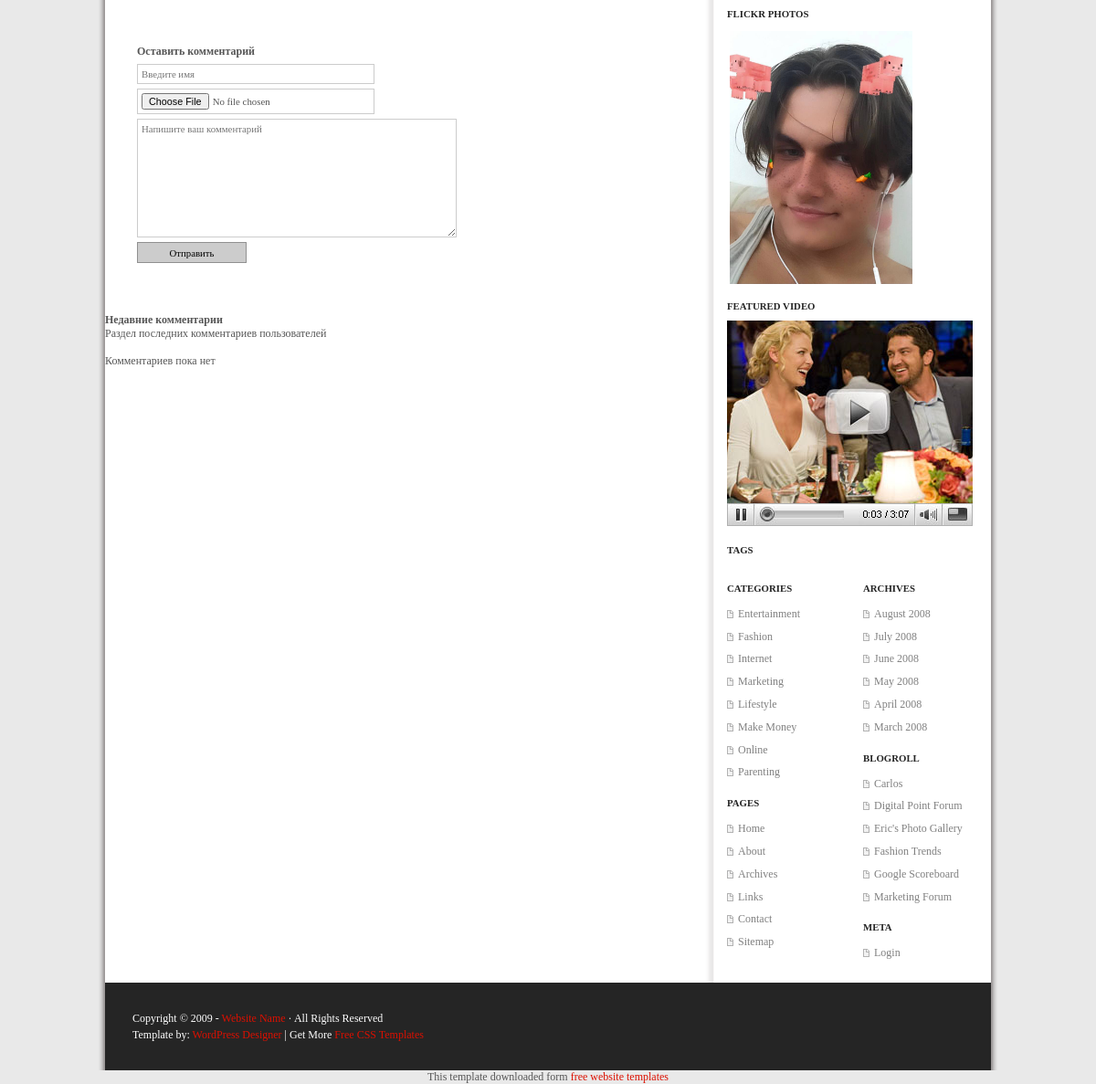
Page /page/5 (lower part) on the earlier database version.
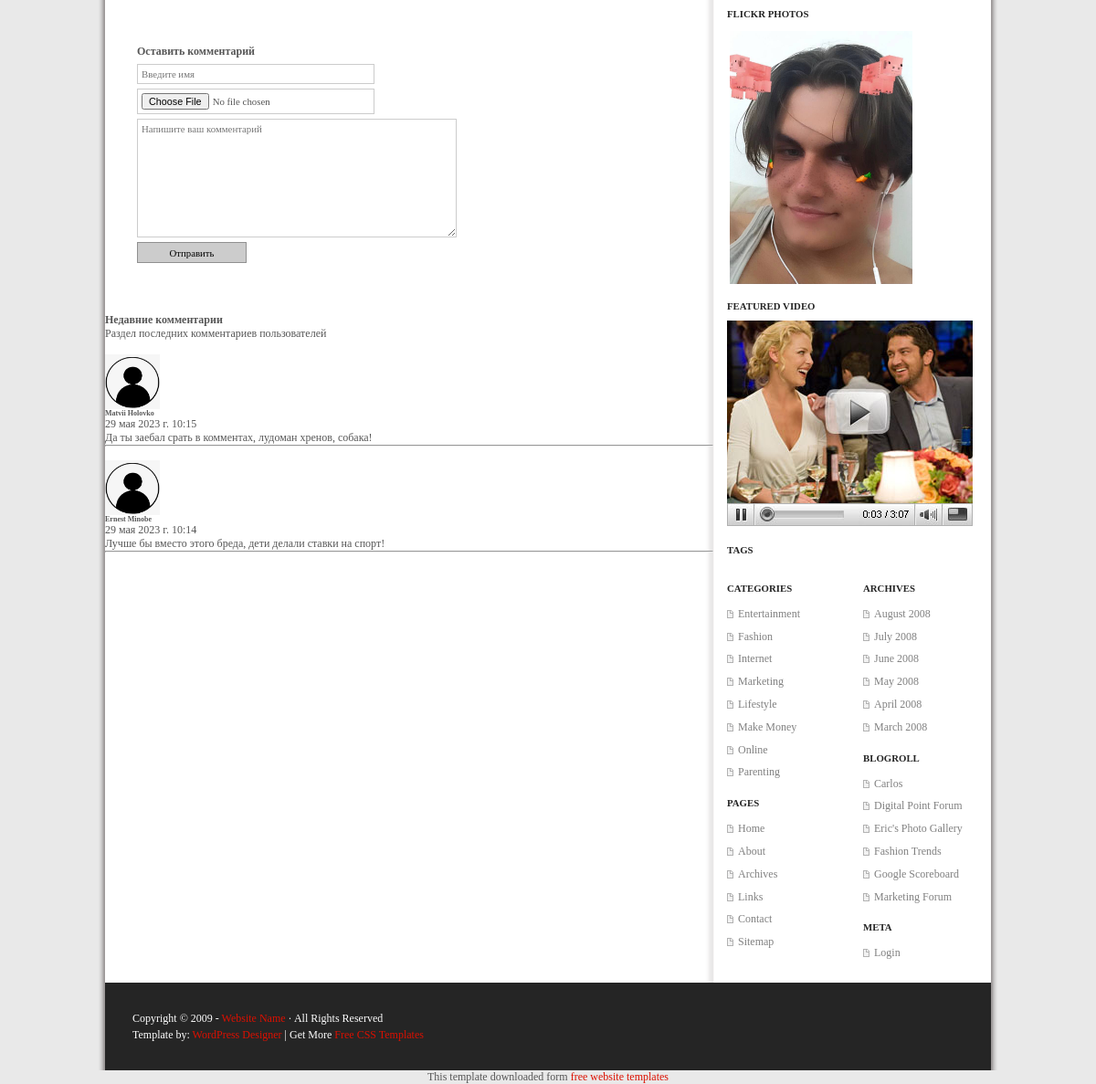
Same page on the later database version.
### blog/models.py (models this page shows, shortened)
class Comment(models.Model):
    post = models.ForeignKey(Post, related_name='comments', on_delete=models.CASCADE)
    name = models.CharField(max_length=100)
    body = models.TextField()
    created_date = models.DateTimeField(auto_now_add=True)
    image = models.ImageField(upload_to='avatar/%Y/%m/%d/', default="avatar/2023/05/29/115-1150821_default-avatar-comments-sign-in-icon.png")
    class Meta:
        verbose_name = 'Комментарий'
        verbose_name_plural = 'Комментарии'
        ordering = ['-created_date']

### blog/views.py (the view)
# urls.py: path('page/<int:id>', page),
def page(request, id):
    post_page = Post.objects.get(id=id)
    form = CommentForm()
    if request.method == 'POST':
        form = CommentForm(data=request.POST)
        data = form.save(commit=False)
        data.post = post_page
        data.save()
    return render(request, 'page.html', {"post_page": post_page, 'form': form})

### blog/forms.py
class CommentForm(forms.ModelForm):
    class Meta:
        model = Comment
        fields = ['name', 'image', 'body',]
        widgets = {
            'name': forms.TextInput(attrs={'class': 'form-control', 'placeholder': 'Введите имя'}),
            'body': forms.Textarea(attrs={'class': 'form-control', 'placeholder': 'Напишите ваш комментарий'})
        }

### blog/models.py (called while the page is built)
    def __str__(self):
        return f'{self.title}'

### blog/templates/page.html (shortened to what this page needs)
{% extends 'base.html' %}
{% load static %}
{% block content %}
  <div id="content">
    <div class="single">
    </div>
    <div id="comments">
      <div id="respond">
        <form method="post" id="commentform">
          <p><strong>Оставить комментарий</strong></p>
          <p>
            {{ form.name }}
          </p>
                  <p>
           {{ form.image }}
          </p>
          <p>
            {{ form.body }}
          </p>
          <p>
            <button name="submit" type="submit" id="submit">Отправить</button>
          </p>
        </form>
      </div>
    </div>
    <br>
    <br>
{% if post_page.comments.all %}
<h4 class="mb-0">Недавние комментарии</h4>
<p class="fw-light mb-4 pb-2">Раздел последних комментариев пользователей</p>
{% for i in post_page.comments.all %}
<section>
  <div class="container my-5 py-5">
    <div class="row d-flex justify-content-center">
      <div class="col-md-12 col-lg-10">
        <div class="card text-dark">
          <div class="card-body p-4">
            <br>
          <div class="card-body p-4">
            <div class="d-flex flex-start">
              <img class="rounded-circle shadow-1-strong me-3"
                src="{{ i.image.url }}" alt="avatar" width="60"
                height="60" />
              <div>
                <h6 class="fw-bold mb-1">{{ i.name }}</h6>
                <div class="d-flex align-items-center mb-3">
                  <p class="mb-0">
                    {{ i.created_date }}
                  </p>
                </div>
                <p class="mb-0">
                  {{ i.body }}
                </p>
              </div>
            </div>
          </div>
            <hr class="my-0" />
        </div>
      </div>
    </div>
  </div>
  </div>
</section>
{% endfor %}
    {% else %}
<h4 class="mb-0">Недавние комментарии</h4>
<p class="fw-light mb-4 pb-2">Раздел последних комментариев пользователей</p>
    <br>
    <p> Комментариев пока нет </p>
{% endif %}
  </div>
  <div id="sidebar">
    <div class="wrapper">
      <h2>Flickr Photos</h2>
      <div class="flickr"> <a href="https://www.instagram.com/matviigolovko/" target="_blank"><img src="{% static 'images/2023-05-28 22.44.12.jpg' %}" alt="" width="200"/></a></div>
      <h2>Featured Video</h2>
      <div class="video"> <img src="images/_video.jpg" alt="" /> </div>
      <h2>Tags</h2>
      <div class="tags"> </div>
      <div class="l sbar">
        <h2>Categories</h2>
        <ul>
          <li><a href="http://all-free-download.com/free-website-templates/">Entertainment</a></li>
          <li><a href="http://all-free-download.com/free-website-templates/">Fashion</a></li>
          <li><a href="http://all-free-download.com/free-website-templates/">Internet</a></li>
          <li><a href="http://all-free-download.com/free-website-templates/">Marketing</a></li>
          <li><a href="http://all-free-download.com/free-website-templates/">Lifestyle</a></li>
          <li><a href="http://all-free-download.com/free-website-templates/">Make Money</a></li>
          <li><a href="http://all-free-download.com/free-website-templates/">Online</a></li>
          <li><a href="http://all-free-download.com/free-website-templates/">Parenting</a></li>
        </ul>
        <h2>Pages</h2>
        <ul>
          <li><a href="http://all-free-download.com/free-website-templates/">Home</a></li>
          <li><a href="http://all-free-download.com/free-website-templates/">About</a></li>
          <li><a href="http://all-free-download.com/free-website-templates/">Archives</a></li>
          <li><a href="http://all-free-download.com/free-website-templates/">Links</a></li>
          <li><a href="http://all-free-download.com/free-website-templates/">Contact</a></li>
          <li><a href="http://all-free-download.com/free-website-templates/">Sitemap</a></li>
        </ul>
      </div>
      <div class="r sbar">
        <h2>Archives</h2>
        <ul>
          <li><a href="http://all-free-download.com/free-website-templates/">August 2008</a></li>
          <li><a href="http://all-free-download.com/free-website-templates/">July 2008</a></li>
          <li><a href="http://all-free-download.com/free-website-templates/">June 2008</a></li>
          <li><a href="http://all-free-download.com/free-website-templates/">May 2008</a></li>
          <li><a href="http://all-free-download.com/free-website-templates/">April 2008</a></li>
          <li><a href="http://all-free-download.com/free-website-templates/">March 2008</a></li>
        </ul>
        <h2>Blogroll</h2>
        <ul>
          <li><a href="http://all-free-download.com/free-website-templates/">Carlos</a></li>
          <li><a href="http://all-free-download.com/free-website-templates/">Digital Point Forum</a></li>
          <li><a href="http://all-free-download.com/free-website-templates/">Eric's Photo Gallery</a></li>
          <li><a href="http://all-free-download.com/free-website-templates/">Fashion Trends</a></li>
          <li><a href="http://all-free-download.com/free-website-templates/">Google Scoreboard</a></li>
          <li><a href="http://all-free-download.com/free-website-templates/">Marketing Forum</a></li>
        </ul>
        <h2>Meta</h2>
        <ul>
          <li><a href="http://all-free-download.com/free-website-templates/">Login</a></li>
        </ul>
      </div>
    </div>
  </div>
{% endblock %}

### blog/templates/base.html (shortened to what this page needs)
{% load static %}
<html xmlns="http://www.w3.org/1999/xhtml">
<head>
<link rel="stylesheet" type="text/css" href="{% static 'style.css' %}" />
</head>
<body>
<div id="wrapper">
{% block content %}
{% endblock %}
  <div id="footer">
    <p>Copyright &copy; 2009 - <a href="http://all-free-download.com/free-website-templates/">Website Name</a> &middot; All Rights Reserved</p>
    <p>Template by: <a href="http://www.wpthemedesigner.com/">WordPress Designer</a> | Get More <a href="http://all-free-download.com/free-website-templates/">Free CSS Templates</a></p>
  </div>
</div>
<div align=center>This template  downloaded form <a href='http://all-free-download.com/free-website-templates/'>free website templates</a></div></body>
</html>

### static/style.css (style rules this page uses)
* { margin: 0; padding: 0; }
body { text-align: center; font: 12px Verdana; color: #565656; background-color: #e9e9e9; }
a { color: #dc1000; text-decoration: none; }
img { border: 0; }
#wrapper { width: 970px; background: url(images/background.gif) repeat-y 0 0; margin: auto auto; text-align: left; padding: 0 7px; }
#content { width: 666px; float: left; }
#sidebar { width: 304px; float: right; padding-bottom: 20px; }
#sidebar .wrapper { padding: 0 15px; }
#sidebar h2 { color: #252525; font-size: 0.9em; text-transform: uppercase; margin: 15px 0 10px; }
#sidebar ul { list-style-type: none; }
#sidebar ul li { border-bottom: 1px dotted #DADADA; line-height: 1.4em; padding: 4px 0; font-size: 0.9em; }
#sidebar ul li a { color: #808080; }
#sidebar .flickr img { margin: 3px; }
#sidebar .video { padding-bottom: 5px; }
#sidebar .tags { padding-bottom: 5px; }
#sidebar .l { float: left; width: 125px; }
#sidebar .r { float: right; width: 125px; }
#sidebar .sbar li { font-size: 1em; padding-left: 12px; background: url(images/bullet.gif) no-repeat 0 8px; border: 0; }
#footer { clear: both; background-color: #252525; color: #ffffff; font-family: Georgia; padding: 30px; }
#footer p { line-height: 1.5em; }
#comments { padding: 0 35px 20px; }
#comments p { margin-bottom: 10px; line-height: 1.5em; }
#comments form { padding-top: 20px; }
#comments form p { margin-bottom: 5px; }
#comments form input, textarea { border: 1px solid #cccccc; font-size: 0.9em; font-family: Verdana; padding: 4px; background-position: 4px 4px; background-repeat: no-repeat; }
#comments form input { width: 260px; border: 1px solid #cccccc; }
#comments form textarea { width: 350px; padding: 4px 4px !important; border: 1px solid #cccccc; }
#comments form button { border: 1px solid #909090; background-color: #cccccc; font-size: 0.9em; font-family: Verdana; width: 120px; height: 23px; }
.single { padding: 20px 35px; }

Differences in the rows shown:
added Comment: image (placeholder picture), name "Matvii Holovko", created_date "29 мая 2023 г. 10:15", body "Да ты заебал срать в комментах, лудоман хренов, собака!"
added Comment: image (placeholder picture), name "Ernest Minobe", created_date "29 мая 2023 г. 10:14", body "Лучше бы вместо этого бреда, дети делали ставки на спорт!"
Other differences:
text no longer shown: "Комментариев пока нет"
